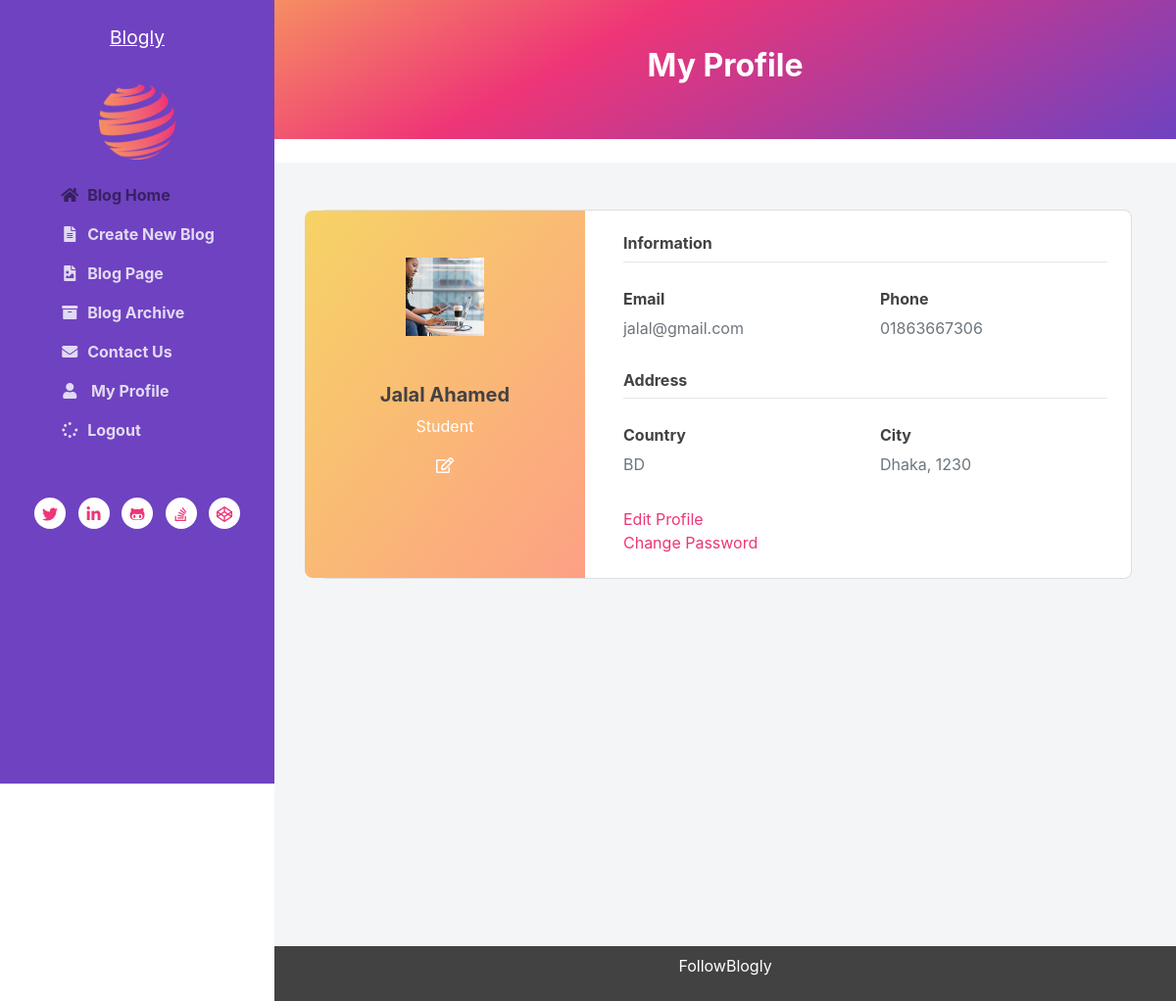
The app's page /account/my-profile/ (signed in) with its own data.
### account/models.py (models this page shows, shortened)
class Profile(models.Model):
    user = models.OneToOneField(User, on_delete=models.CASCADE)
    country = models.CharField(max_length=100)
    city = models.CharField(max_length=100)
    postal_code = models.CharField(max_length=20)
    phone = models.CharField(max_length=20)
    profile_picture = models.ImageField(upload_to=path_and_rename)
    occupation = models.CharField(max_length=100)
    organization = models.CharField(max_length=100)

### account/views.py (the view)
# urls.py: path('my-profile/', views.profile_view, name="profile_view"),
@login_required
def profile_view(request):
    try:
        profile = Profile.objects.get(user=request.user)
    except:
        return redirect('profile-create')
    return render(request, 'account/profile-view.html', {'profile': profile})

### templates/account/profile-view.html
{% extends 'base.html' %}
{% load bootstrap3 %}
{% block content %}
<div class="main-wrapper">
    <header class="page-title theme-bg-light text-center gradient py-5">
        <h1 class="heading">My Profile</h1>
    </header>
    <br>
<section class="vh-100" style="background-color: #f4f5f7;">
    <div class="container py-5 h-200">
      <div class="row d-flex justify-content-center align-items-center h-200">
        <div class="col col-lg-16 mb-16 mb-lg-0">
          <div class="card mb-4" style="border-radius: .5rem;">
            <div class="row g-0">
              <div class="col-md-4 gradient-custom text-center text-white"
                style="border-top-left-radius: .5rem; border-bottom-left-radius: .5rem;">
                <img src="{{profile.profile_picture.url}}"
                  alt="Avatar" class="img-fluid my-5" style="width: 80px;" />
                <h5>{{profile.user.first_name}} {{profile.user.last_name}}</h5>
                <p>{{profile.occupation}}</p>
                <i class="far fa-edit mb-5"></i>
              </div>
              <div class="col-md-8">
                <div class="card-body p-4">
                  <h6>Information</h6>
                  <hr class="mt-0 mb-4">
                  <div class="row pt-1">
                    <div class="col-6 mb-3">
                      <h6>Email</h6>
                      <p class="text-muted">{{profile.user.email}}</p>
                    </div>
                    <div class="col-6 mb-3">
                      <h6>Phone</h6>
                      <p class="text-muted">{{profile.phone}}</p>
                    </div>
                  </div>
                  <h6>Address</h6>
                  <hr class="mt-0 mb-4">
                  <div class="row pt-1">
                    <div class="col-6 mb-3">
                      <h6>Country</h6>
                      <p class="text-muted">{{profile.country}}</p>
                    </div>
                    <div class="col-6 mb-3">
                      <h6>City</h6>
                      <p class="text-muted">{{profile.city}}, {{profile.postal_code}}</p>
                    </div>
                  </div>
                  <div class="d-flex justify-content-start">
                    <a href="{% url 'profile-create'%}" role="button" class="btn-btn primary">Edit Profile</a>
                  </div>
                  <div class="d-flex justify-content-start">
                    <a href="{% url 'change_password'%}" role="button" class="btn-btn primary">Change Password</a>
                  </div>
                </div>
              </div>
            </div>
          </div>
        </div>
      </div>
    </div>
  </section>
  <footer class="footer text-center py-2 theme-bg-dark">
    <p class="copyright"><a href="">FollowBlogly</a></p>
</footer>
</div>
{% endblock %}

### static/css/style.css (style rules this page uses)
:root { --blue: #007bff; --indigo: #6610f2; --purple: #6f42c1; --pink: #ee3577; --red: #dc3545; --orange: #f68e62; --yellow: #ffc107; --green: #28a745; --teal: #20c997; --cyan: #17a2b8; --white: #fff; --gray: #767575; --gray-dark: #434242; --primary: #6f42c1; --secondary: #4f4f4f; --success: #28a745; --info: #17a2b8; --warning: #ffc107; --danger: #dc3545; --light: #c2c2c2; --lightgray: #eeeeee; --dark: #434242; --breakpoint-xs: 0; --breakpoint-sm: 576px; --breakpoint-md: 768px; --breakpoint-lg: 992px; --breakpoint-xl: 1200px; --font-family-sans-serif: -apple-system, BlinkMacSystemFont, "Segoe UI", Roboto, "Helvetica Neue", Arial, "Noto Sans", sans-serif, "Apple Color Emoji", "Segoe UI Emoji", "Segoe UI Symbol", "Noto Color Emoji"; --font-family-monospace: SFMono-Regular, Menlo, Monaco, Consolas, "Liberation Mono", "Courier New", monospace; --font-normal: 1em; --font-small: 0.8125rem; --sidebar-width: 280px; --content-max-width: 860px; }
*, *::before, *::after { box-sizing: border-box }
html { line-height: 1.15; }
body { color: var(--secondary); overflow-x: hidden }
a { color: var(--pink); }
h1, h2, h3, h4, h5, h6 { color: var(--gray-dark); font-weight: bold }
.theme-bg-light { background: var(--light) !important }
.theme-bg-dark { background: var(--dark) !important }
.main-wrapper { margin-left: var(--sidebar-width); background: #fff; }
.main-wrapper .container { max-width: var(--content-max-width); }
.page-title { position:sticky; top:0; z-index:9999; transition:all .2s; }
.page-title .heading { font-size: 2rem; font-weight: bold; color:white; }
.footer { color: rgba(255, 255, 255, 0.7) margin-top: auto; }
.footer a { color: #fff }
.gradient { background: rgb(43,43,43); background: linear-gradient(151deg, var(--orange) 0%, var(--pink) 35%,var(--primary) 100%) !important; }

### static/css/profile.css (style rules this page uses)
.gradient-custom { background: #f6d365; background: -webkit-linear-gradient(to right bottom, rgba(246, 211, 101, 1), rgba(253, 160, 133, 1)); background: linear-gradient(to right bottom, rgba(246, 211, 101, 1), rgba(253, 160, 133, 1)) }

### records on screen
Profile: profile_picture (picture), user.first_name "Jalal", user.last_name "Ahamed", occupation "Student", user.email "jalal@gmail.com", phone "01863667306", country "BD", city "Dhaka", postal_code "1230"
